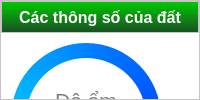
                              <widget class="QFrame" name="Top_Ctrl_frame_1">
                               <property name="styleSheet">
                                <string notr="true">background-color: rgb(255, 255, 255);
</string>
                               </property>
                               <property name="frameShape">
                                <enum>QFrame::StyledPanel</enum>
                               </property>
                               <property name="frameShadow">
                                <enum>QFrame::Raised</enum>
                               </property>
                               <layout class="QVBoxLayout" name="verticalLayout_18">
                                <property name="spacing">
                                 <number>0</number>
                                </property>
                                <property name="leftMargin">
                                 <number>0</number>
                                </property>
                                <property name="topMargin">
                                 <number>0</number>
                                </property>
                                <property name="rightMargin">
                                 <number>0</number>
                                </property>
                                <property name="bottomMargin">
                                 <number>0</number>
                                </property>
                                <item alignment="Qt::AlignTop">
                                 <widget class="QFrame" name="Top_Ctrl_frame1_header">
                                  <property name="styleSheet">
                                   <string notr="true"/>
                                  </property>
                                  <property name="frameShape">
                                   <enum>QFrame::StyledPanel</enum>
                                  </property>
                                  <property name="frameShadow">
                                   <enum>QFrame::Raised</enum>
                                  </property>
                                  <layout class="QVBoxLayout" name="verticalLayout_19">
                                   <property name="spacing">
                                    <number>0</number>
                                   </property>
                                   <property name="leftMargin">
                                    <number>0</number>
                                   </property>
                                   <property name="topMargin">
                                    <number>0</number>
                                   </property>
                                   <property name="rightMargin">
                                    <number>0</number>
                                   </property>
                                   <property name="bottomMargin">
                                    <number>0</number>
                                   </property>
                                   <item>
                                    <widget class="QPushButton" name="Top_Ctrl_header1">
                                     <property name="minimumSize">
                                      <size>
                                       <width>0</width>
                                       <height>30</height>
                                      </size>
                                     </property>
                                     <property name="font">
                                      <font>
                                       <family>Segoe UI</family>
                                       <pointsize>12</pointsize>
                                       <weight>75</weight>
                                       <bold>true</bold>
                                      </font>
                                     </property>
                                     <property name="styleSheet">
                                      <string notr="true">color: rgb(255, 255, 255);
background-color: qlineargradient(spread:pad, x1:0, y1:0, x2:0, y2:1, stop:0 rgba(0, 201, 0, 255), stop:1 rgba(25, 81, 36, 255));
border-bottom-left-radius: 0px;
border-bottom-right-radius: 0px;</string>
                                     </property>
                                     <property name="text">
                                      <string>Các thông số của đất</string>
                                     </property>
                                    </widget>
                                   </item>
                                  </layout>
                                 </widget>
                                </item>
                                <item>
                                 <widget class="QFrame" name="Top_Ctrl_frame1_body">
                                  <property name="sizePolicy">
                                   <sizepolicy hsizetype="Preferred" vsizetype="Expanding">
                                    <horstretch>0</horstretch>
                                    <verstretch>0</verstretch>
                                   </sizepolicy>
                                  </property>
                                  <property name="styleSheet">
                                   <string notr="true">background-color: rgba(0, 0, 0, 0);</string>
                                  </property>
                                  <property name="frameShape">
                                   <enum>QFrame::StyledPanel</enum>
                                  </property>
                                  <property name="frameShadow">
                                   <enum>QFrame::Raised</enum>
                                  </property>
                                  <widget class="QLabel" name="label_29">
                                   <property name="geometry">
                                    <rect>
                                     <x>0</x>
                                     <y>0</y>
                                     <width>170</width>
                                     <height>170</height>
                                    </rect>
                                   </property>
                                   <property name="styleSheet">
                                    <string notr="true">border-radius:85px;

</string>
                                   </property>
                                   <property name="text">
                                    <string/>
                                   </property>
                                  </widget>
                                  <widget class="QLabel" name="label_30">
                                   <property name="geometry">
                                    <rect>
                                     <x>10</x>
                                     <y>10</y>
                                     <width>150</width>
                                     <height>150</height>
                                    </rect>
                                   </property>
                                   <property name="styleSheet">
                                    <string notr="true">border-radius: 75px;
background-color: qconicalgradient(cx:0.5, cy:0.5, angle:270, stop:0.129353 rgba(0, 55, 255, 255), stop:0.467626 rgba(0, 121, 255, 255), stop:0.977218 rgba(0, 255, 251, 255));</string>
                                   </property>
                                   <property name="text">
                                    <string/>
                                   </property>
                                  </widget>
                                  <widget class="QLabel" name="label_31">
                                   <property name="geometry">
                                    <rect>
                                     <x>25</x>
                                     <y>25</y>
                                     <width>120</width>
                                     <height>120</height>
                                    </rect>
                                   </property>
                                   <property name="font">
                                    <font>
                                     <family>Segoe UI</family>
                                     <pointsize>16</pointsize>
                                    </font>
                                   </property>
                                   <property name="styleSheet">
                                    <string notr="true">background-color: rgb(255, 255, 255);
border-radius: 60px;
color: qlineargradient(spread:pad, x1:1, y1:1, x2:1, y2:0, stop:0 rgba(171, 171, 171, 255), stop:1 rgba(239, 239, 239, 255));</string>
                                   </property>
                                   <property name="text">
                                    <string>&lt;html&gt;&lt;head/&gt;&lt;body&gt;&lt;p&gt;&lt;span style=&quot; font-size:16pt; color:#7f7f7f;&quot;&gt;Độ ẩm&lt;/span&gt;&lt;/p&gt;&lt;p&gt;&lt;span style=&quot; font-size:14pt; color:#7f7f7f;&quot;&gt;        0&lt;/span&gt;&lt;span style=&quot; font-size:14pt; color:#7f7f7f; vertical-align:super;&quot;&gt;%&lt;/span&gt;&lt;/p&gt;&lt;/body&gt;&lt;/html&gt;</string>
                                   </property>
                                   <property name="alignment">
                                    <set>Qt::AlignCenter</set>
                                   </property>
                                  </widget>
                                  <widget class="QSlider" name="verticalSlider">
                                   <property name="geometry">
                                    <rect>
                                     <x>400</x>
                                     <y>10</y>
                                     <width>22</width>
                                     <height>131</height>
                                    </rect>
                                   </property>
                                   <property name="maximum">
                                    <number>100</number>
                                   </property>
                                   <property name="pageStep">
                                    <number>1</number>
                                   </property>
                                   <property name="orientation">
                                    <enum>Qt::Vertical</enum>
                                   </property>
                                  </widget>
                                  <widget class="QSlider" name="verticalSlider_2">
                                   <property name="geometry">
                                    <rect>
                                     <x>450</x>
                                     <y>10</y>
                                     <width>22</width>
                                     <height>131</height>
                                    </rect>
                                   </property>
                                   <property name="maximum">
                                    <number>14</number>
                                   </property>
                                   <property name="pageStep">
                                    <number>1</number>
                                   </property>
                                   <property name="orientation">
                                    <enum>Qt::Vertical</enum>
                                   </property>
                                  </widget>
                                  <widget class="QLabel" name="label_32">
                                   <property name="geometry">
                                    <rect>
                                     <x>225</x>
                                     <y>10</y>
                                     <width>150</width>
                                     <height>150</height>
                                    </rect>
                                   </property>
                                   <property name="styleSheet">
                                    <string notr="true">border-radius: 75px;
background-color: qconicalgradient(cx:0.5, cy:0.5, angle:270, stop:0 rgba(255, 0, 0, 255), stop:0.175501 rgba(255, 45, 0, 255), stop:0.366313 rgba(255, 208, 0, 255), stop:0.475854 rgba(247, 255, 0, 255), stop:0.639576 rgba(0, 233, 255, 255), stop:0.737338 rgba(0, 181, 255, 255), stop:0.850412 rgba(0, 138, 255, 255), stop:1 rgba(0, 83, 255, 255));</string>
                                   </property>
                                   <property name="text">
                                    <string/>
                                   </property>
                                  </widget>
                                  <widget class="QLabel" name="label_33">
                                   <property name="geometry">
                                    <rect>
                                     <x>215</x>
                                     <y>-10</y>
                                     <width>170</width>
                                     <height>170</height>
                                    </rect>
                                   </property>
                                   <property name="styleSheet">
                                    <string notr="true">border-radius:85px;

</string>
                                   </property>
                                   <property name="text">
                                    <string/>
                                   </property>
                                  </widget>
                                  <widget class="QLabel" name="label_34">
                                   <property name="geometry">
                                    <rect>
                                     <x>240</x>
                                     <y>25</y>
                                     <width>120</width>
                                     <height>120</height>
                                    </rect>
                                   </property>
                                   <property name="font">
                                    <font>
                                     <family>Segoe UI</family>
                                     <pointsize>16</pointsize>
                                    </font>
                                   </property>
                                   <property name="whatsThis">
                                    <string>&lt;html&gt;&lt;head/&gt;&lt;body&gt;&lt;p&gt;&lt;br/&gt;&lt;/p&gt;&lt;/body&gt;&lt;/html&gt;</string>
                                   </property>
                                   <property name="styleSheet">
                                    <string notr="true">background-color: rgb(255, 255, 255);
border-radius: 60px;
color: qlineargradient(spread:pad, x1:1, y1:1, x2:1, y2:0, stop:0 rgba(171, 171, 171, 255), stop:1 rgba(239, 239, 239, 255));</string>
                                   </property>
                                   <property name="text">
                                    <string>&lt;html&gt;&lt;head/&gt;&lt;body&gt;&lt;p&gt;&lt;span style=&quot; color:#ababab;&quot;&gt;Độ PH: 0&lt;/span&gt;&lt;/p&gt;&lt;/body&gt;&lt;/html&gt;</string>
                                   </property>
                                   <property name="alignment">
                                    <set>Qt::AlignCenter</set>
                                   </property>
                                  </widget>
                                  <widget class="QLabel" name="label_35">
                                   <property name="geometry">
                                    <rect>
                                     <x>240</x>
                                     <y>110</y>
                                     <width>120</width>
                                     <height>120</height>
                                    </rect>
                                   </property>
                                   <property name="font">
                                    <font>
                                     <family>Segoe UI</family>
                                     <pointsize>16</pointsize>
                                    </font>
                                   </property>
                                   <property name="whatsThis">
                                    <string>&lt;html&gt;&lt;head/&gt;&lt;body&gt;&lt;p&gt;&lt;br/&gt;&lt;/p&gt;&lt;/body&gt;&lt;/html&gt;</string>
                                   </property>
                                   <property name="styleSheet">
                                    <string notr="true">background-color: rgb(255, 255, 255);
border-radius: 60px;
</string>
                                   </property>
                                   <property name="text">
                                    <string/>
                                   </property>
                                   <property name="alignment">
                                    <set>Qt::AlignCenter</set>
                                   </property>
                                  </widget>
                                  <widget class="QLabel" name="label_36">
                                   <property name="geometry">
                                    <rect>
                                     <x>25</x>
                                     <y>110</y>
                                     <width>120</width>
                                     <height>120</height>
                                    </rect>
                                   </property>
                                   <property name="font">
                                    <font>
                                     <family>Segoe UI</family>
                                     <pointsize>16</pointsize>
                                    </font>
                                   </property>
                                   <property name="whatsThis">
                                    <string>&lt;html&gt;&lt;head/&gt;&lt;body&gt;&lt;p&gt;&lt;br/&gt;&lt;/p&gt;&lt;/body&gt;&lt;/html&gt;</string>
                                   </property>
                                   <property name="styleSheet">
                                    <string notr="true">background-color: rgb(255, 255, 255);
border-radius: 60px;
</string>
                                   </property>
                                   <property name="text">
                                    <string/>
                                   </property>
                                   <property name="alignment">
                                    <set>Qt::AlignCenter</set>
                                   </property>
                                  </widget>
                                  <zorder>label_30</zorder>
                                  <zorder>label_29</zorder>
                                  <zorder>verticalSlider</zorder>
                                  <zorder>verticalSlider_2</zorder>
                                  <zorder>label_32</zorder>
                                  <zorder>label_33</zorder>
                                  <zorder>label_35</zorder>
                                  <zorder>label_36</zorder>
                                  <zorder>label_31</zorder>
                                  <zorder>label_34</zorder>
                                 </widget>
                                </item>
                               </layout>
                              </widget>
